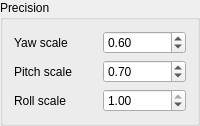
        <widget class="QGroupBox" name="groupBox_precision">
         <property name="sizePolicy">
          <sizepolicy hsizetype="Minimum" vsizetype="Maximum">
           <horstretch>0</horstretch>
           <verstretch>0</verstretch>
          </sizepolicy>
         </property>
         <property name="title">
          <string>Precision</string>
         </property>
         <layout class="QGridLayout" name="gridLayout_precision">
          <item row="0" column="0">
           <widget class="QLabel" name="label_precision_yaw">
            <property name="text">
             <string>Yaw scale</string>
            </property>
           </widget>
          </item>
          <item row="0" column="1">
           <widget class="QDoubleSpinBox" name="precision_yaw_scale">
            <property name="decimals">
             <number>2</number>
            </property>
            <property name="minimum">
             <double>0.000000000000000</double>
            </property>
            <property name="maximum">
             <double>1.000000000000000</double>
            </property>
            <property name="singleStep">
             <double>0.050000000000000</double>
            </property>
            <property name="value">
             <double>0.600000000000000</double>
            </property>
           </widget>
          </item>
          <item row="1" column="0">
           <widget class="QLabel" name="label_precision_pitch">
            <property name="text">
             <string>Pitch scale</string>
            </property>
           </widget>
          </item>
          <item row="1" column="1">
           <widget class="QDoubleSpinBox" name="precision_pitch_scale">
            <property name="decimals">
             <number>2</number>
            </property>
            <property name="minimum">
             <double>0.000000000000000</double>
            </property>
            <property name="maximum">
             <double>1.000000000000000</double>
            </property>
            <property name="singleStep">
             <double>0.050000000000000</double>
            </property>
            <property name="value">
             <double>0.700000000000000</double>
            </property>
           </widget>
          </item>
          <item row="2" column="0">
           <widget class="QLabel" name="label_precision_roll">
            <property name="text">
             <string>Roll scale</string>
            </property>
           </widget>
          </item>
          <item row="2" column="1">
           <widget class="QDoubleSpinBox" name="precision_roll_scale">
            <property name="decimals">
             <number>2</number>
            </property>
            <property name="minimum">
             <double>0.000000000000000</double>
            </property>
            <property name="maximum">
             <double>1.000000000000000</double>
            </property>
            <property name="singleStep">
             <double>0.050000000000000</double>
            </property>
            <property name="value">
             <double>1.000000000000000</double>
            </property>
           </widget>
          </item>
         </layout>
        </widget>
